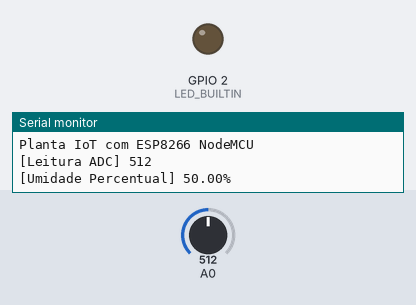
Simulated run of this sketch. Board: ESP8266 (NodeMCU). On the bench: output pins drawn as LEDs (lit = HIGH, except the on-board LED, lit = LOW), the last lines printed to the serial monitor. The test bench sets the inputs (shaded band); at power-on: A0 = 512. WiFi joins after 1.5 s; servers stay silent unless stated.

Above: at 4.1 s.
At 126.98 s:
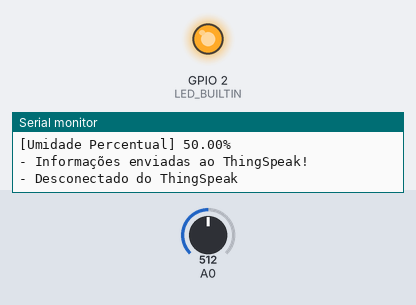
Timing chart, 0 to 128.6 s (numbered marks = the images above):
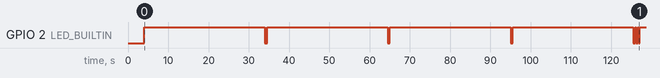

Measured:
- by itself, GPIO 2 (LED_BUILTIN): goes 4 × (HIGH 30.0 s, LOW 0.50 s), HIGH 0.21 s, LOW 0.30 s, HIGH 0.30 s, LOW 0.30 s, then HIGH

The sketch:

Planta_IoT_NodeMCU.ino
```cpp
#include <ESP8266WiFi.h>

#define SSID_REDE     ""
#define SENHA_REDE    ""
#define INTERVALO_ENVIO_THINGSPEAK  120000
#define INTERVALO_SENSOR_UMIDADE    30000

char EnderecoAPIThingSpeak[] = "api.thingspeak.com";
String ChaveEscritaThingSpeak = "";
long lastConnectionTime;
WiFiClient client;

void EnviaInformacoesThingspeak(String StringDados);
void FazConexaoWiFi(void);
float FazLeituraUmidade(void);

void EnviaInformacoesThingspeak(String StringDados) {
  if (client.connect(EnderecoAPIThingSpeak, 80)) {
    client.print("POST /update HTTP/1.1\n");
    client.print("Host: api.thingspeak.com\n");
    client.print("Connection: close\n");
    client.print("X-THINGSPEAKAPIKEY: " + ChaveEscritaThingSpeak + "\n");
    client.print("Content-Type: application/x-www-form-urlencoded\n");
    client.print("Content-Length: ");
    client.print(StringDados.length());
    client.print("\n\n");
    client.print(StringDados);

    lastConnectionTime = millis();
    Serial.println("- Informações enviadas ao ThingSpeak!");

    if (client.connected()) {
      client.stop();
      Serial.println("- Desconectado do ThingSpeak");
      Serial.println();
    }
  }

  digitalWrite(LED_BUILTIN, LOW);
  delay(300);
  digitalWrite(LED_BUILTIN, HIGH);
  delay(300);
  digitalWrite(LED_BUILTIN, LOW);
  delay(300);
  digitalWrite(LED_BUILTIN, HIGH);
}

void FazConexaoWiFi(void) {
  client.stop();
  Serial.println("Conectando-se à rede WiFi...");
  Serial.println();
  delay(1000);
  WiFi.begin(SSID_REDE, SENHA_REDE);

  while (WiFi.status() != WL_CONNECTED) {
    delay(500);
    Serial.print(".");
  }

  Serial.println("");
  Serial.println("WiFi connectado com sucesso!");
  Serial.println("IP obtido: ");
  Serial.println(WiFi.localIP());

  delay(1000);
}

float FazLeituraUmidade(void) {
  int ValorADC;
  float UmidadePercentual;

  digitalWrite(LED_BUILTIN, LOW);

  ValorADC = analogRead(0);
  Serial.print("[Leitura ADC] ");
  Serial.println(ValorADC);

  //Quanto maior o numero lido do ADC, menor a umidade.
  //Sendo assim, calcula-se a porcentagem de umidade por:
  //
  //   Valor lido                 Umidade percentual
  //      _    0                           _ 100
  //      |                                |
  //      |                                |
  //      -   ValorADC                     - UmidadePercentual
  //      |                                |
  //      |                                |
  //     _|_  1024                        _|_ 0
  UmidadePercentual = 100 * ((1024 - (float)ValorADC) / 1024);
  Serial.print("[Umidade Percentual] ");
  Serial.print(UmidadePercentual);
  Serial.println("%");

  delay(500);
  digitalWrite(LED_BUILTIN, HIGH);

  return UmidadePercentual;
}

void setup() {
  pinMode(LED_BUILTIN, OUTPUT);

  Serial.begin(9600);
  lastConnectionTime = 0;
  FazConexaoWiFi();
  Serial.println("Planta IoT com ESP8266 NodeMCU");
}

void loop() {
  float UmidadePercentualLida;
  int UmidadePercentualTruncada;
  char FieldUmidade[11];

  UmidadePercentualLida = FazLeituraUmidade();
  UmidadePercentualTruncada = (int)UmidadePercentualLida;

  if (!client.connected() && (millis() - lastConnectionTime > INTERVALO_ENVIO_THINGSPEAK)) {
    sprintf(FieldUmidade, "field1=%d", UmidadePercentualTruncada);
    EnviaInformacoesThingspeak(FieldUmidade);
  }

  delay(INTERVALO_SENSOR_UMIDADE);
}
```
